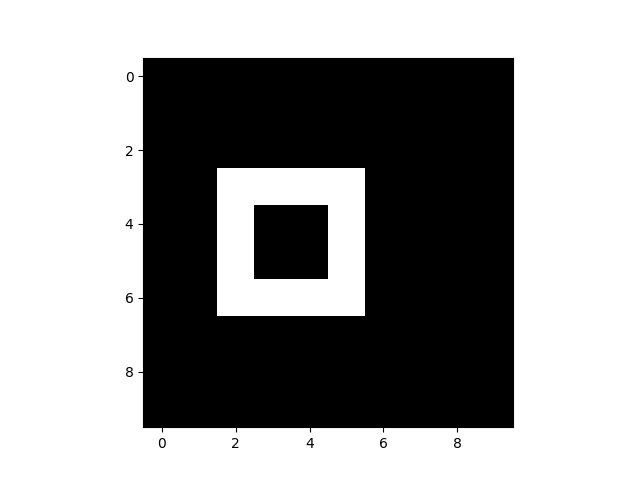

This figure's Python source:
import numpy as np
import matplotlib.pyplot as plt

x = np.zeros([10,10])

x[3, 2:6] = 1
x[6, 2:6] = 1
x[3:6, 2] = 1
x[3:6, 5] = 1

plt.imshow(x, cmap="gray")
plt.savefig("square.png")
plt.show()
